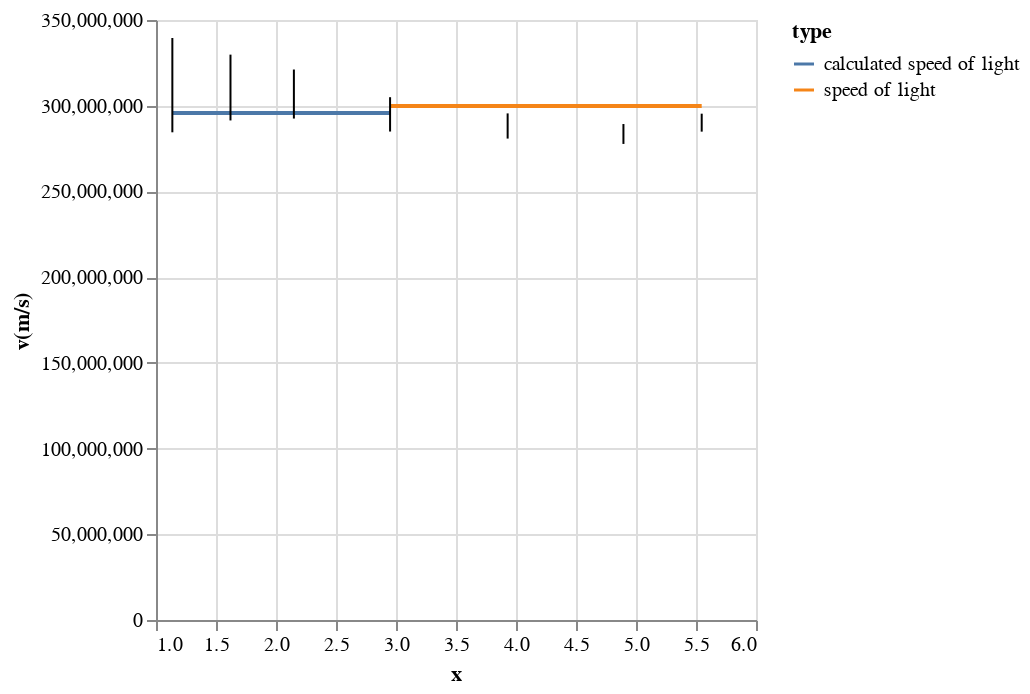

Here is the notebook cell this chart was saved with:
### Code cell
# Plot light speeds adjusted
lspeeds = [0 for i in range(7)]
for i in range(len(lspeeds)):
    lspeeds[i] = lightspeed(dxs_adjusted[i], freqs_rad[i+2])
    print(f"Speed of light for trial {i+1}: {lspeeds[i]} m/s")
lspeed = np.average(lspeeds[1:])

#ae = abs(c - lspeed)
pe = percent_error(c,lspeed)
std = np.std(lspeeds, ddof=1)

# Create a DataFrame for Altair to use
data = pd.DataFrame({
    'x': [dx*1000 for dx in dxs_adjusted for _ in range(2)],
    'v': [lspeed for _ in range(len(dxs_adjusted))] + [c for _ in range(len(dxs_adjusted))],
    'type': ['calculated speed of light' for _ in range(len(dxs_adjusted))] + ['speed of light' for _ in range(len(dxs_adjusted))]
})

# Create error DataFrame
error_data = pd.DataFrame({
    'x': [dx*1000 for dx in dxs_adjusted],
    'v': lspeeds,
    'error': [calculate_sigma_c(freq, dx) for freq, dx in zip(freqs_rad[2:], dxs_adjusted)]
})

# Create the chart
chart = alt.Chart(data).mark_line().encode(
    x='x',
    y='v',
    color='type'
)

# Create error chart
error_chart = alt.Chart(error_data).mark_errorbar(extent='ci').encode(
    x='x',
    y=alt.Y('v', title='v(m/s)'),
    yError='error'
)


# Display the chart and make it interactive
chart + error_chart

### Figure 1 — Vega-Lite specification as saved in the notebook (floating-point values rounded to 4 significant figures)
{"config": {"view": {"continuousWidth": 300, "continuousHeight": 300}}, "layer": [{"data": {"name": "data-f8d3d6d5f18891f10afc90268e01a59f"}, "mark": {"type": "line"}, "encoding": {"color": {"field": "type", "type": "nominal"}, "x": {"field": "x", "type": "quantitative"}, "y": {"field": "v", "type": "quantitative"}}}, {"data": {"name": "data-3b3de89e2ff255c402c72fa505b435e8"}, "mark": {"type": "errorbar", "extent": "ci"}, "encoding": {"x": {"field": "x", "type": "quantitative"}, "y": {"field": "v", "title": "v(m/s)", "type": "quantitative"}, "yError": {"field": "error"}}}], "$schema": "https://vega.github.io/schema/vega-lite/v5.17.0.json", "datasets": {"data-f8d3d6d5f18891f10afc90268e01a59f": [{"x": 1.136, "v": 295700000.0, "type": "calculated speed of light"}, {"x": 1.136, "v": 295700000.0, "type": "calculated speed of light"}, {"x": 1.621, "v": 295700000.0, "type": "calculated speed of light"}, {"x": 1.621, "v": 295700000.0, "type": "calculated speed of light"}, {"x": 2.149, "v": 295700000.0, "type": "calculated speed of light"}, {"x": 2.149, "v": 295700000.0, "type": "calculated speed of light"}, {"x": 2.951, "v": 295700000.0, "type": "calculated speed of light"}, {"x": 2.951, "v": 299800000.0, "type": "speed of light"}, {"x": 3.93, "v": 299800000.0, "type": "speed of light"}, {"x": 3.93, "v": 299800000.0, "type": "speed of light"}, {"x": 4.895, "v": 299800000.0, "type": "speed of light"}, {"x": 4.895, "v": 299800000.0, "type": "speed of light"}, {"x": 5.548, "v": 299800000.0, "type": "speed of light"}, {"x": 5.548, "v": 299800000.0, "type": "speed of light"}], "data-3b3de89e2ff255c402c72fa505b435e8": [{"x": 1.136, "v": 312000000.0, "error": 27500000.0}, {"x": 1.621, "v": 310600000.0, "error": 19200000.0}, {"x": 2.149, "v": 306800000.0, "error": 14300000.0}, {"x": 2.951, "v": 295000000.0, "error": 10010000.0}, {"x": 3.93, "v": 288200000.0, "error": 7346000.0}, {"x": 4.895, "v": 283500000.0, "error": 5803000.0}, {"x": 5.548, "v": 290100000.0, "error": 5240000.0}]}}
